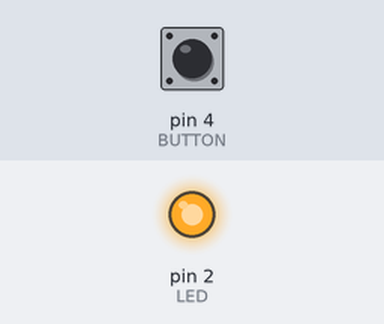
Bench run of a sketch on a simulated Arduino Uno, built with avr-gcc and run on an emulated ATmega328P. On the bench: output pins drawn as LEDs (lit = HIGH). Dashed ring = blinking. Inputs (shaded band) come from the test bench; at power-on: pin 4 (BUTTON) HIGH. What the sketch prints to the serial monitor is not drawn.

Above: at 1.2 s.
1.3 s: pin 4 (BUTTON) pulled LOW for 0.15 s
At 1.37 s:
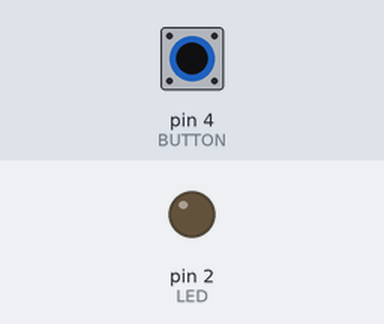
2.9 s: pin 4 (BUTTON) pulled LOW for 0.15 s
At 4.0 s:
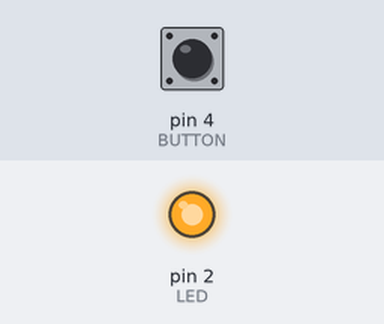
6.0 s: pin 4 (BUTTON) pulled LOW for 3.2 s
At 6.9 s:
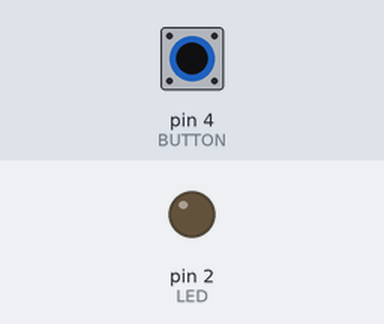
10.7 s: pin 4 (BUTTON) pulsed LOW 5 times (0.12 s each, 0.3 s apart)
At 10.91 s:
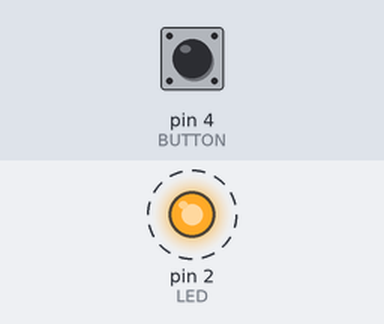
15.2 s: pin 4 (BUTTON) driven LOW
At 16.3 s:
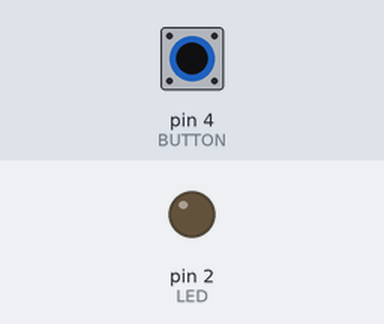
18.2 s: pin 4 (BUTTON) driven HIGH
At 18.5 s:
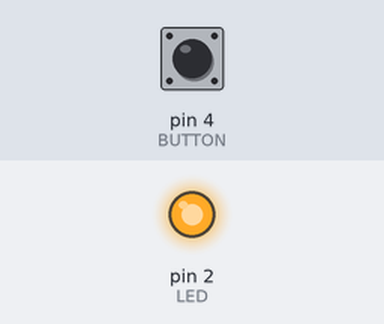
Timing chart, 0 to 20.7 s (numbered marks = the images above; inputs shaded):
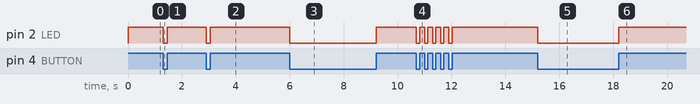

Measured:
- after the input at 1.3 s, pin 2 (LED): HIGH → LOW at once, → HIGH 0.15 s later
- after the input at 2.9 s, pin 2 (LED): HIGH → LOW at once, → HIGH 0.15 s later
- after the input at 6.0 s, pin 2 (LED): HIGH → LOW at once, → HIGH 3.2 s later
- after the input at 10.7 s, pin 2 (LED): alternates HIGH for 0.18 s and LOW for 0.12 s, 10 changes in all, then stays HIGH, starting at once
- after the input at 15.2 s, pin 2 (LED): HIGH → LOW at once
- after the input at 18.2 s, pin 2 (LED): LOW → HIGH at once

The sketch:

button_pullup.ino
```cpp
#define BUTTON 4
#define LED 2

void setup() {

  pinMode(BUTTON, INPUT_PULLUP);
  pinMode(LED, OUTPUT);
  Serial.begin(115200);
}

void loop() {

  int state = digitalRead(BUTTON);

  if (state == HIGH) {
    digitalWrite(LED, HIGH);
    Serial.println("high");
  }
  else {
    digitalWrite(LED, LOW);
    Serial.println("low");
  }

}
```
